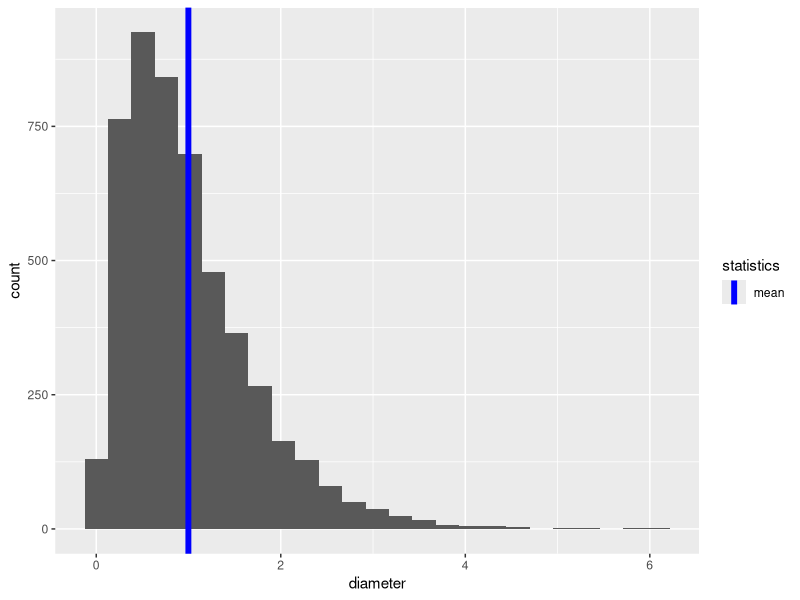
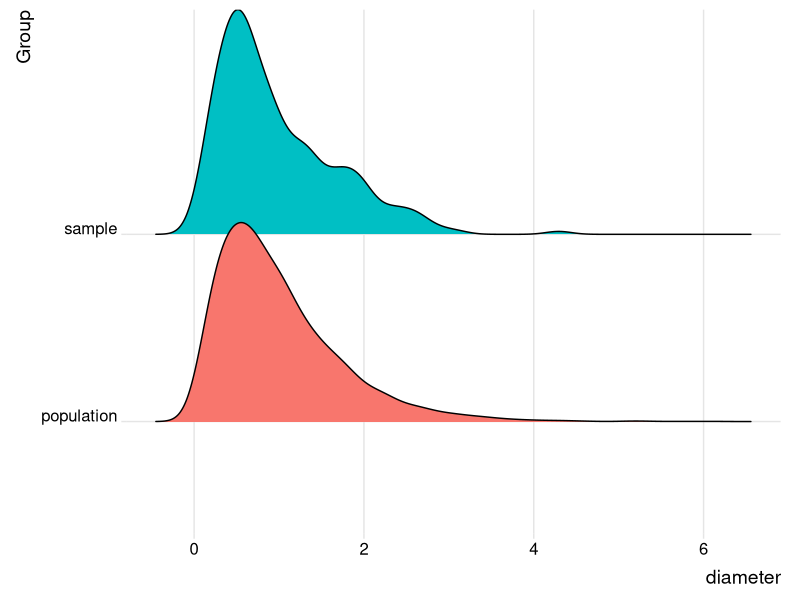
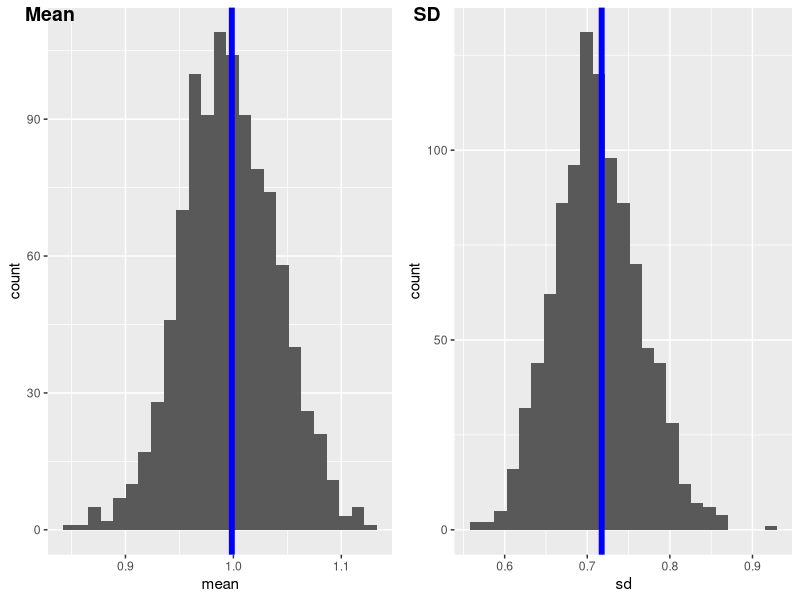
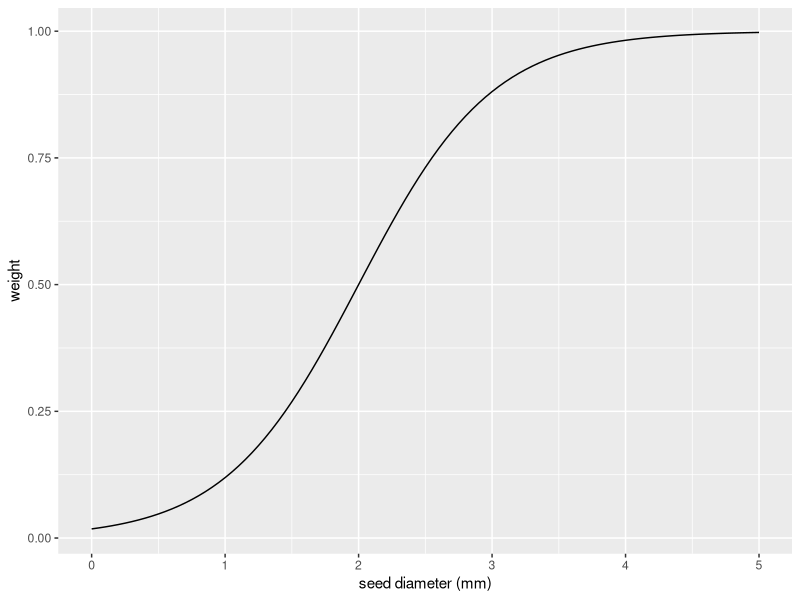
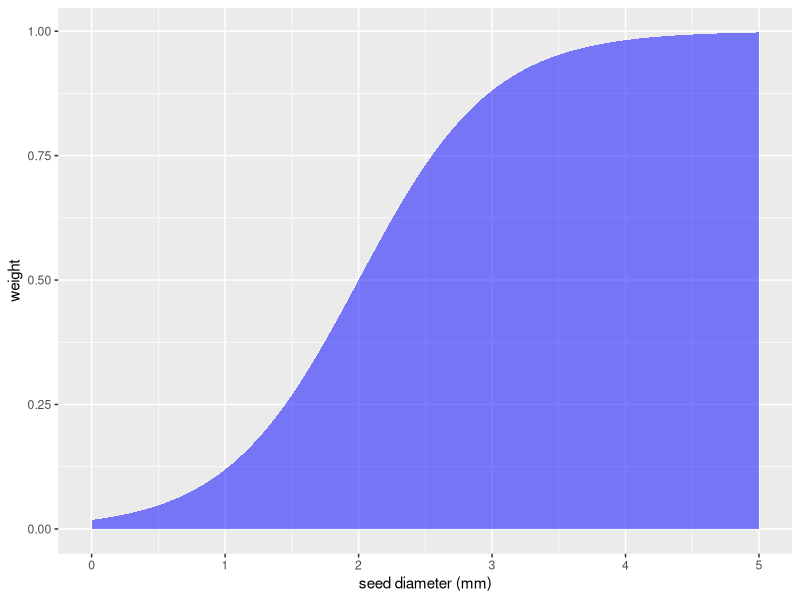
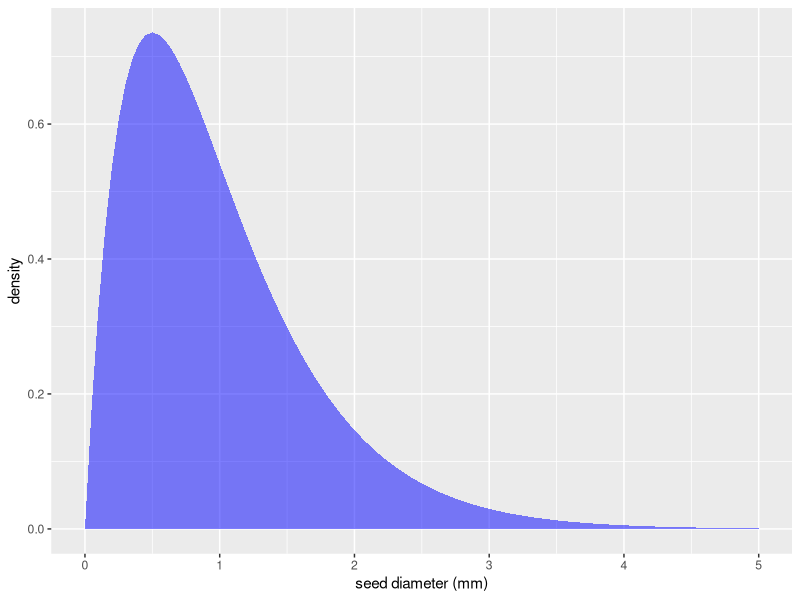
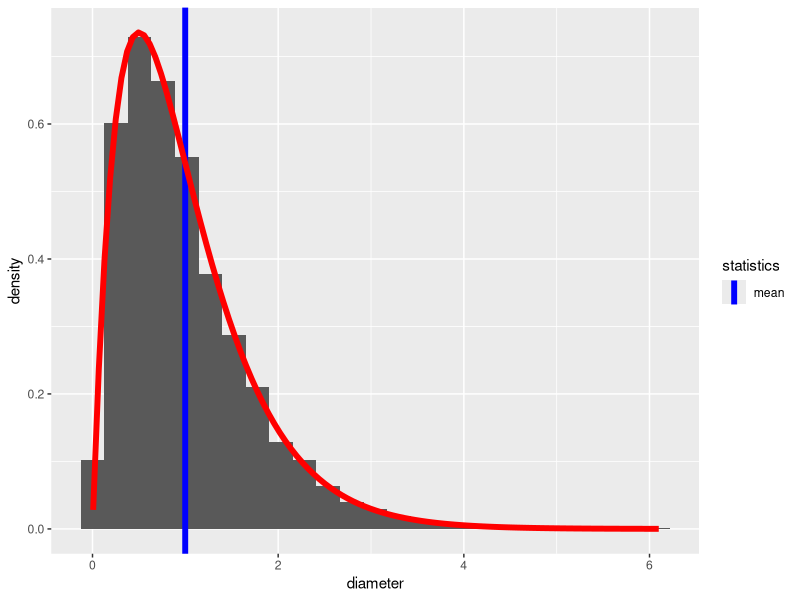
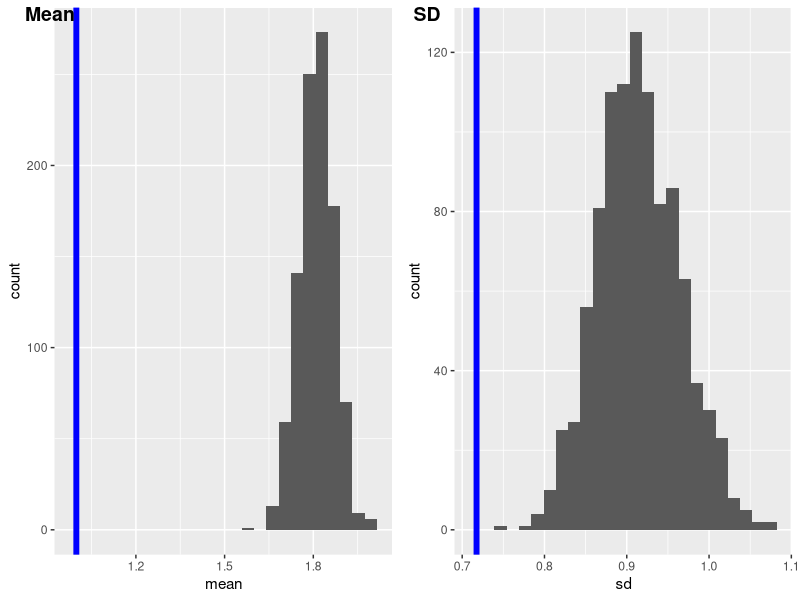

Write the R code that produced these figures, in order.
## ---- chunk 1
knitr::opts_chunk$set(
  comment = "",eval = TRUE,fig.retina = 2, message=F, warning = F
)
## ---- chunk 2
population = data.frame(
  diameter = rgamma(n = 5000, shape = 2, scale = 1/2),
  seed = 1:5000
)
## ---- chunk 3
population = data.frame(
  diameter = rgamma(n = 5000, shape = 2, rate = 2),
  seed = 1:5000
)
head(population,3)
## ---- chunk 4
population = data.frame(
  diameter = rgamma(n = 5000, shape = 2, rate = 2),
  seed = 1:5000
)
head(population,3)
## ---- chunk 5
set.seed(2023)
population = data.frame(
  diameter = rgamma(n = 5000, shape = 2, rate = 2),
  seed = 1:5000
)
head(population,3)
## ---- chunk 6
library(tidyverse)
set.seed(2023)
population = data.frame(
  diameter = rgamma(n = 5000, shape = 2, rate = 2),
  seed = 1:5000
)
population |> 
  summarise(mean = mean(diameter), sd = sd(diameter)) |> 
  knitr::kable(digit = 4, caption = "summary statistics of population")
## ---- chunk 7
library(ggplot2)
population |>
  ggplot(aes(x = diameter)) +
  geom_histogram(bins = 25) +
  geom_vline(aes(xintercept = mean(population$diameter),
             color = "mean"), size=2) +
  scale_color_manual(name = "statistics", values = c(mean = "blue"))
## ---- chunk 8
set.seed(2023)
sample = population |> sample_n(size = 250, replace = FALSE)
## ---- chunk 9
df = bind_rows(lst(population, sample), .id = 'Group')
  # bind_rows: lst(dataset1, dataset2), .id = "name for new column" 
  # After the first step, the Sample column 1
head(df, 1)
df |> group_by(Group) |>
  summarise(mean = mean(diameter), sd = sd(diameter)) |> 
  knitr::kable(digit = 4, caption = "summary statistics")
## ---- chunk 10
library(ggridges)
df |> ggplot(aes(x = diameter,y = Group, fill = Group)) +
  geom_density_ridges(scale = 1.2) +
  theme_ridges() + 
  theme(legend.position = "none")
## ---- chunk 11
n = 1000
#creating storing vectors for mean and sd
result_mean = rep(0,n)
result_sd = rep(0,n)
set.seed(2023) # set random seed
for(i in 1:n){ # for loop for sampling and calculation
  sample = population |> sample_n(size = 250, replace = FALSE)
  result_mean[i] = mean(sample$diameter)
  result_sd[i] = sd(sample$diameter)
}
# construct the result dataframe
result = data.frame(mean = result_mean, sd = result_sd,
                    index = 1:1000)
## ---- chunk 12
library(ggpubr)
p1 = result |> ggplot(aes(x = mean)) +
  geom_histogram(bins = 25) +
  geom_vline(aes(xintercept = mean(population$diameter)), size=2, color = "blue") 

p2 = result |> ggplot(aes(x = sd)) +
  geom_histogram(bins = 25) +
  geom_vline(aes(xintercept = sd(population$diameter)), size=2, color = "blue") 

ggarrange(p1, p2, 
          labels = c("Mean", "SD"),
          ncol = 2, nrow = 1)
## ---- chunk 13
# To plot functions without data, specify range of x-axis
base = ggplot() + xlim(0, 5)
base + geom_function(fun = 
    function(x) 1/(1 + exp(-2*(x-2) )) ) + 
  ylab("weight") + xlab("seed diameter (mm)")
## ---- chunk 14
# To plot functions without data, specify range of x-axis
base = ggplot() + xlim(0, 5)
base + stat_function(fun = 
    function(x) 1/(1 + exp(-2*(x-2) )) ,
    geom = "area", fill = "blue", alpha = 0.5) + 
  ylab("weight") + xlab("seed diameter (mm)")
## ---- chunk 15
base = ggplot() + xlim(0, 5)
base + stat_function(fun = 
    function(x) dgamma(x, shape = 2, rate = 2),
    geom = "area", fill = "blue", alpha = 0.5) + 
  ylab("density") + xlab("seed diameter (mm)")

## ---- chunk 16
#histogram for population
population |>
  ggplot(aes(x = diameter)) +
  # We need to add aes(y = ..density..) to make sure the histogram 
  # and probability density function are in the same scale
  geom_histogram(aes(y = ..density..),bins = 25) +
  geom_vline(aes(xintercept = mean(population$diameter),
             color = "mean"), size=2) +
  scale_color_manual(name = "statistics", values = c(mean = "blue")) +
  # Now we add the density curve
  geom_function(fun = 
    function(x) dgamma(x, shape = 2, rate = 2), 
    size = 2, col = "red")
## ---- chunk 17
set.seed(2023)
weighted_sample = population |> 
  #calculate the weight and add a new column to the population
  mutate(weight = 1/(1 + exp(-2*(diameter-2))) ) |>
  #sample 250 with replacement by the weight column
  sample_n(size = 250, replace = TRUE, weight = weight)
## ---- chunk 18
n = 1000
#creating storing vectors for mean and sd
result_mean = rep(0,n)
result_sd = rep(0,n)
set.seed(2023) # set random seed
for(i in 1:n){ # for loop for sampling and calculation
  weighted_sample = population |> 
  mutate(weight = 1/(1 + exp(-2*(diameter-2))) ) |>
  sample_n(size = 250, replace = TRUE, weight = weight)
  result_mean[i] = mean(weighted_sample$diameter)
  result_sd[i] = sd(weighted_sample$diameter)
}
result_2 = data.frame(mean = result_mean, sd = result_sd,
                    index = 1:1000)
## ---- chunk 19
library(ggpubr)
p1 = result_2 |> ggplot(aes(x = mean)) +
  geom_histogram(bins = 25) +
  geom_vline(aes(xintercept = mean(population$diameter)), size=2, color = "blue") 

p2 = result_2 |> ggplot(aes(x = sd)) +
  geom_histogram(bins = 25) +
  geom_vline(aes(xintercept = sd(population$diameter)), size=2, color = "blue") 

ggarrange(p1, p2, 
          labels = c("Mean", "SD"),
          ncol = 2, nrow = 1)
## ---- chunk 20
library(ggpubr)
p1 = result |> ggplot(aes(x = mean)) +
  geom_histogram(bins = 25) +
  geom_vline(aes(xintercept = mean(population$diameter)), size=2, color = "blue") 

p2 = result  |> ggplot(aes(x = sd)) +
  geom_histogram(bins = 25) +
  geom_vline(aes(xintercept = sd(population$diameter)), size=2, color = "blue") 

p3 = result_2 |> ggplot(aes(x = mean)) +
  geom_histogram(bins = 25) +
  geom_vline(aes(xintercept = mean(population$diameter)), size=2, color = "blue") 

p4 = result_2  |> ggplot(aes(x = sd)) +
  geom_histogram(bins = 25) +
  geom_vline(aes(xintercept = sd(population$diameter)), size=2, color = "blue") 

ggarrange(p1, p2, p3, p4,
          labels = c("Mean unbiased", "SD unbiased",
                     "Mean weighted", "SD weighted"),
          ncol = 2, nrow = 2)
## ---- chunk 21
set.seed(2023)
male = data.frame(
  length = rnorm(n=2000, mean = 57.5, sd = 3),
  sex = rep("Male", 2000)
)
female = data.frame(
  length = rnorm(n=3000, mean = 50.5, sd = 2.8),
  sex = rep("Female", 3000)
)
# because we already have the sex indicator column, 
# bind_rows don't need the .id argument.
population_2 = bind_rows(male,female)
## ---- chunk 22
population_2  |>
  ggplot( aes(x=length, fill=sex)) +
  geom_histogram(bin = 25,color="#e9ecef", alpha=0.6, position = 'identity') +
  scale_fill_manual(values=c("#69b3a2", "#404080")) +
  labs(fill="")
